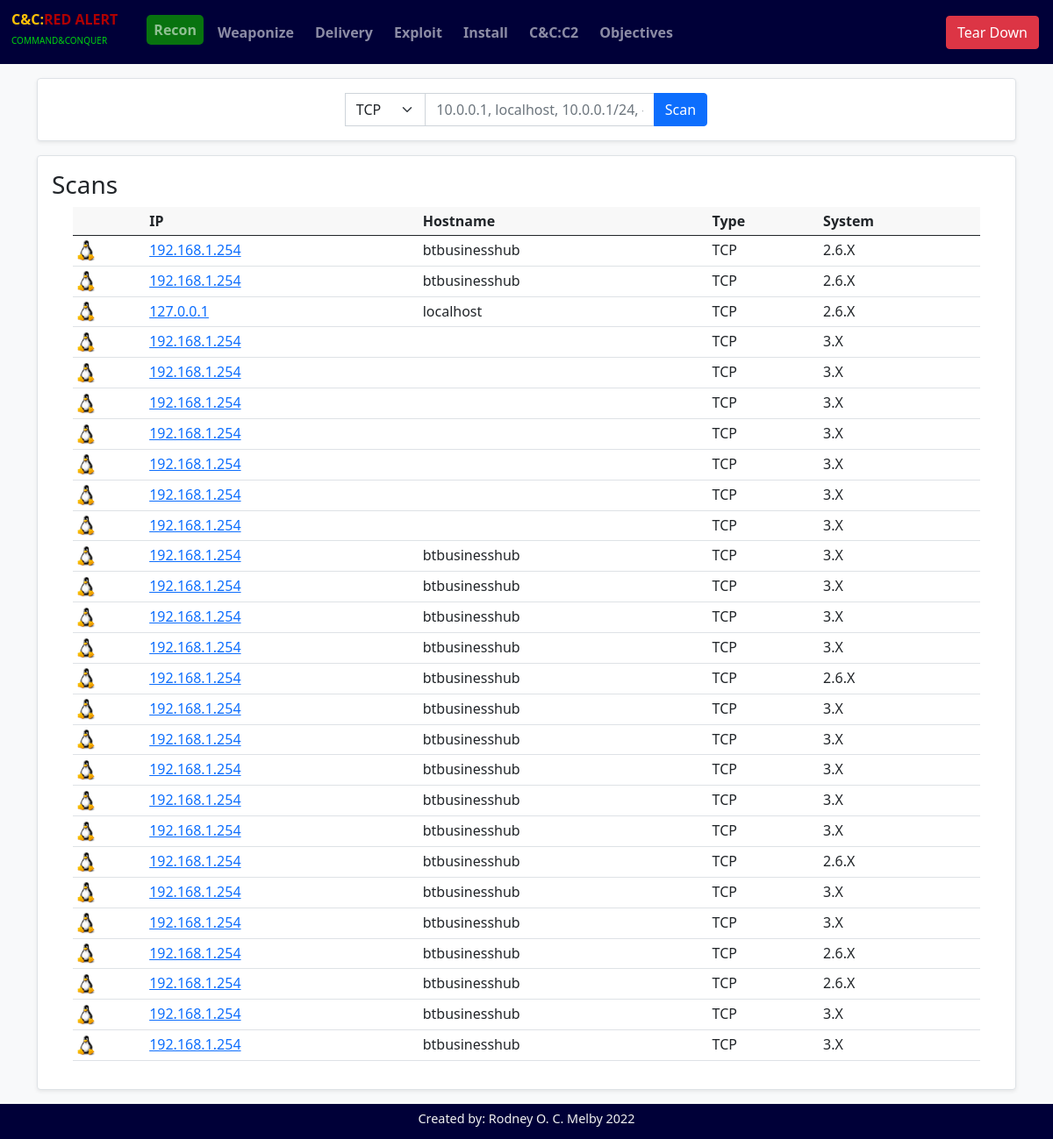
The page / on the database its author committed.
### recon/models.py (models this page shows)
class Target(models.Model):
    ip = models.CharField(max_length=30)
    hostname = models.CharField(max_length=255, blank=True)
    system = models.TextField(blank=True)
    kernel = models.TextField(blank=True, null=True)
    mac = models.CharField(max_length=17, blank=True)
    vendor = models.CharField(max_length=100, blank=True)
    cpe = models.TextField(blank=True, null=True)
    date = models.DateTimeField(null=True, blank=True)
    mode = models.IntegerField(default=1)

### recon/views.py (the view, shortened to what this page needs)
# urls.py: path('', include('recon.urls')),
def recon(request):
    if request.method == 'GET':  # GET request
        form = ScanForm()
        targets = Target.objects.order_by('-date')  # get targets
        modules = ReconTool.objects.order_by('id')  # get recon tools
        context = {'targets': targets, 'modules': modules, 'form': form}  # data for view
        return render(request, 'recon/recon.html', context)  # render template

### recon/forms.py
class ScanForm(forms.Form):
    protocols = (("1", "TCP"), ("2", "UDP"), ("3", "Silent"), ("4", "Attack"), ("5", "Nmap"))  # create select values
    ip_protocol = forms.ChoiceField(label='', choices=protocols)  # create select dropdown
    ip_or_host = forms.CharField(label='', max_length=255, required=True)
    def __init__(self, *args, **kwargs):
        super(ScanForm, self).__init__(*args, **kwargs)
        self.fields['ip_or_host'].widget.attrs['placeholder'] = '10.0.0.1, localhost, 10.0.0.1/24, -Pn 10.0.0.1'  # placeholder
        self.fields['ip_or_host'].widget.attrs['class'] = 'form-control'
        self.fields['ip_or_host'].widget.attrs['style'] = 'width:63%;'
        self.fields['ip_protocol'].widget.attrs['class'] = 'form-select'  # set class for select
        self.fields['ip_protocol'].widget.attrs['style'] = 'width:22%;'

### recon/templates/recon/recon.html (shortened to what this page needs)
{% extends "base.html" %}
{% block content %}
        <div id="data-box">
            <div class="d-flex flex-column align-items-center p-3 my-3 text-dark bg-white border border-gray rounded shadow-sm">
                <div class="lh-100 text-center">
                    <form class="input-group" action="{% url 'recon:home' %}" method="post">
                        {{ form }}
                        <button type="submit" class="btn btn-primary" onclick="scanning()">
                            Scan
                        </button>
                    </form>
                </div>
            </div>
            {% if targets %}
                <div class="p-3 my-3 text-dark bg-white border border-gray rounded shadow-sm">
                    <h3 class="">Scans</h3>
                    {% load static %}
                    <div class="table-responsive-sm px-4 rounded">
                        <table class="table table-sm thead-dark">
                        <thead class="table-header-two">
                            <tr>
                                <th scope="col"></th>
                                <th scope="col">IP</th>
                                <th scope="col">Hostname</th>
                                <th scope="col">Type</th>
                                <th scope="col">System</th>
                            </tr>
                        </thead>
                        <tbody>
                        {% for target in targets %}
                            <tr>
                                <td>
                                    {% if target.system == "Linux" %}
                                        <img src="{% static 'images/Linux-Logo.png' %}" alt="Linux" width="22" />
                                    {% elif "Win" in target.operating_system %}
                                        <img src="{% static 'images/windows-icon.png' %}" alt="Win" width="22" />
                                    {% endif %}
                                </td>
                                <td><a href="/recon?tid={{ target.id }}">{{ target.ip }}</a></td>
                                <td>{{ target.hostname }}</td>
                                <td>
                                    {% if target.mode == 1 %}TCP{% elif target.mode == 2 %}UDP
                                    {% elif target.mode == 3 %}Silent{% elif target.mode == 4 %}Attack
                                    {% elif target.mode == 4 %}Manual
                                    {% endif %}
                                </td>
                                <td>{{ target.operating_system }} {{ target.kernel }}</td>
                            </tr>
                        {% endfor %}
                        </tbody>
                        </table>
                    </div>
            {% else %}
                <p>Please scan a target.</p>
            {% endif %}
            </div>
        </div>
{% endblock %}

### recon/templates/base.html (shortened to what this page needs)
<!DOCTYPE html>
<html lang="en">
<head>
    {% load static %}
    <link rel="stylesheet" type="text/css" href="{% static 'recon/style.css' %}">
    <link href="https://cdn.jsdelivr.net/npm/bootstrap@5.0.2/dist/css/bootstrap.min.css" rel="stylesheet">
</head>
<body class="bg-light">
    <header class="mb-2">
        {% include 'recon/sections/nav.html' %}
    </header>
    <main role="main" class="container">
        {% block content %}{% endblock %}
    </main>
    <footer class="text-center pt-2"><h6 style="font-size:0.9em;">Created by: Rodney O. C. Melby 2022</h6></footer>
</body>
</html>

### recon/templates/recon/sections/nav.html (shortened to what this page needs)
    {% url 'recon:home' as home %}
    {% url 'recon:target' as target %}
    {% url 'recon:weaponize' as weaponize %}
    {% url 'recon:delivery' as delivery %}
    <nav class="navbar navbar-default navbar-dark navbar-expand">
        <a class="navbar-brand" href="{% url 'recon:home' %}">
            <h1 class="px-2" style="font-size: 0.8em;">
                <strong class="text-warning">C&C:</strong><strong class="text-red">RED ALERT</strong>
            </h1>
            <h2 class="px-2 text-green" style="font-size: 0.5em;">COMMAND&CONQUER</h2>
        </a>
        <div class="navbar-collapse offcanvas-collapse" id="navbarsExampleDefault">
            <ul class="navbar-nav mr-auto">
                <li class="nav-item {% if request.path == home or request.path == target %} active {%endif%}">
                    <a class="nav-link hover-green-bg mx-1" href="{% url 'recon:home' %}">
                        <strong>Recon</strong>
                    </a>
                </li>
                <li class="nav-item {% if request.path == weaponize %} active {%endif%}">
                    <a class="nav-link hover-gold-bg mx-1" href="{% url 'recon:home' %}">
                        <strong>Weaponize</strong>
                    </a>
                </li>
                <li class="nav-item {% if request.path == delivery %} active {%endif%}">
                    <a class="nav-link hover-red-bg mx-1" href="{% url 'recon:home' %}">
                        <strong>Delivery</strong>
                    </a>
                </li>
                <li class="nav-item {% if request.path == recon %} active {%endif%}">
                    <a class="nav-link hover-green-bg mx-1" href="{% url 'recon:home' %}">
                        <strong>Exploit</strong>
                    </a>
                </li>
                <li class="nav-item {% if request.path == recon %} active {%endif%}">
                    <a class="nav-link hover-gold-bg mx-1" href="{% url 'recon:home' %}">
                        <strong>Install</strong>
                    </a>
                </li>
                <li class="nav-item {% if request.path == recon %} active {%endif%}">
                    <a class="nav-link hover-red-bg mx-1" href="{% url 'recon:home' %}">
                        <strong>C&C:C2</strong>
                    </a>
                </li>
                <li class="nav-item {% if request.path == recon %} active {%endif%}">
                    <a class="nav-link hover-green-bg mx-1" href="{% url 'recon:home' %}">
                        <strong>Objectives</strong>
                    </a>
                </li>
            </ul>
        </div>
        <div class="float-right">
            <form class="mt-2 mt-md-0" action="{% url 'recon:clean' %}">
                <button class="btn btn-danger my-2 my-sm-0 mx-3" type="submit">Tear Down</button>
            </form>
        </div>
    </nav>

### recon/static/recon/style.css (style rules this page uses)
.text-red { color: #af0000; }
.text-green { color: #00d10d; }
nav { background-color: #000038; }
.nav-link { border-radius: 5px; padding: 5px; }
nav a { padding: 5px; }
nav .active .hover-green-bg { background-color: #08730f; border-radius: 5px; padding: 5px; }
.table-header-two { background-color: #f8f8f8; }
footer { background-color: #000038; color: #f1f1f1; width: 100%; clear: both; min-height: 5vh; display: block; position: relative; bottom: 0; }

### rows shown on the page
Target: ip "192.168.1.254", hostname "btbusinesshub", mode "TCP", kernel "2.6.X"
Target: ip "192.168.1.254", hostname "btbusinesshub", mode "TCP", kernel "2.6.X"
Target: ip "127.0.0.1", hostname "localhost", mode "TCP", kernel "2.6.X"
Target: ip "192.168.1.254", mode "TCP", kernel "3.X"
Target: ip "192.168.1.254", mode "TCP", kernel "3.X"
Target: ip "192.168.1.254", mode "TCP", kernel "3.X"
Target: ip "192.168.1.254", mode "TCP", kernel "3.X"
Target: ip "192.168.1.254", mode "TCP", kernel "3.X"
Target: ip "192.168.1.254", mode "TCP", kernel "3.X"
Target: ip "192.168.1.254", mode "TCP", kernel "3.X"
Target: ip "192.168.1.254", hostname "btbusinesshub", mode "TCP", kernel "3.X"
Target: ip "192.168.1.254", hostname "btbusinesshub", mode "TCP", kernel "3.X"
Target: ip "192.168.1.254", hostname "btbusinesshub", mode "TCP", kernel "3.X"
Target: ip "192.168.1.254", hostname "btbusinesshub", mode "TCP", kernel "3.X"
Target: ip "192.168.1.254", hostname "btbusinesshub", mode "TCP", kernel "2.6.X"
Target: ip "192.168.1.254", hostname "btbusinesshub", mode "TCP", kernel "3.X"
Target: ip "192.168.1.254", hostname "btbusinesshub", mode "TCP", kernel "3.X"
Target: ip "192.168.1.254", hostname "btbusinesshub", mode "TCP", kernel "3.X"
Target: ip "192.168.1.254", hostname "btbusinesshub", mode "TCP", kernel "3.X"
Target: ip "192.168.1.254", hostname "btbusinesshub", mode "TCP", kernel "3.X"
Target: ip "192.168.1.254", hostname "btbusinesshub", mode "TCP", kernel "2.6.X"
Target: ip "192.168.1.254", hostname "btbusinesshub", mode "TCP", kernel "3.X"
Target: ip "192.168.1.254", hostname "btbusinesshub", mode "TCP", kernel "3.X"
Target: ip "192.168.1.254", hostname "btbusinesshub", mode "TCP", kernel "2.6.X"
Target: ip "192.168.1.254", hostname "btbusinesshub", mode "TCP", kernel "2.6.X"
Target: ip "192.168.1.254", hostname "btbusinesshub", mode "TCP", kernel "3.X"
Target: ip "192.168.1.254", hostname "btbusinesshub", mode "TCP", kernel "3.X"
